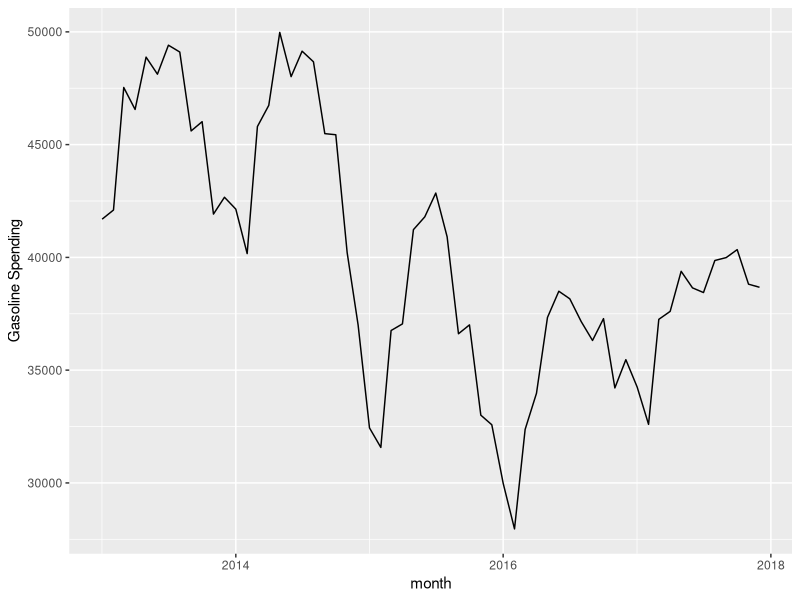
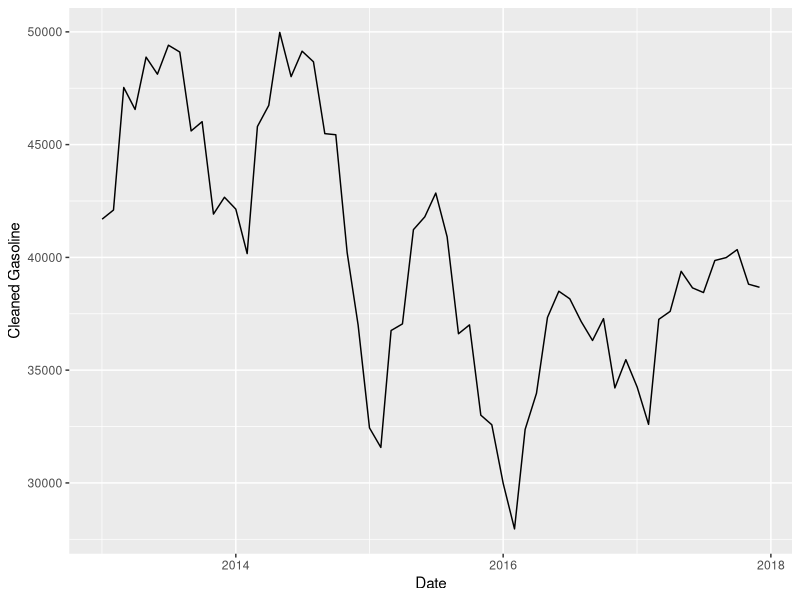

These figures' R source, in order: (Note: this script raises an error after producing the figures.)
# (1)  Load the packages needed for the analysis
library(lubridate) # to help with the date
library(ggplot2) # pretty plots
library(forecast)
library(tseries) # for time series analysis

# (2)  Bring in the raw data and take a look at it

data <- read.csv('cdma_data_gasoline.csv', stringsAsFactors = FALSE)

# class(data$TSTAMP) # View the date column class
#
# head(data) # View a bit of data
#
# data$TSTAMP <- as.POSIXlt(data$TSTAMP, format= "%m-%d-%Y") # Convert the time column to date class
#
# head(data) # Review
#
# data_ts <- ts(data, start = 2013, freq = 12) # Convert data frame to time series
#
# data_ts <- data_ts[,c(2:4)] # Adhoc af, but since proper ts object, I don't need TSTAMP field anymore
#
# # Quick look with base plot
# plot(data_ts)
# plot(aggregate(data_ts))
# boxplot(data_ts ~ cycle(data_ts))
#
# # Splt the fields up
# cdma.attepts.ts <- ts(data_ts[,1])
# gasoline.ts <- ts(data_ts[,2])
# voice.usage.ts <- ts(data_ts[,3])
#
# # test plot these values
# plot(cbind(cdma.attepts.ts, gasoline.ts, voice.usage.ts))
#
# # Any obvious correlation? Use the ITE (Interoccular Trauma Examination)!
# plot(as.vector(gasoline.ts), as.vector(voice.usage.ts),
#      xlab = 'Gasoline Consumed',
#      ylab = 'Voice Usage')
# abline(reg = lm(voice.usage.ts ~ gasoline.ts))
# cor(gasoline.ts, voice.usage.ts) # Correlation between these two series, pre-filtering

# Quick look with ggplot
data$Date <- as.Date(data$TSTAMP, "%m-%d-%Y")

ggplot(data, aes(Date, Gasoline)) +
  geom_line() +
  scale_x_date('month') +
  ylab("Gasoline Spending") +
  xlab("")

# Impute missing values in the CDMA Voice Attempts field
gasoline_ts <- ts(data[, c('Gasoline')])

data$clean_gasoline <- tsclean(gasoline_ts)

ggplot() +
  geom_line(data = data, aes(x = Date, y = clean_gasoline)) +
  ylab('Cleaned Gasoline')

# Smoothing the series (moving average) - use the clean data, no outliers
data$clean_gasoline_ma <- ma(data$clean_gasoline, order = 12)
data$clean_gasoline_ma60 <- ma(data$clean_gasoline, order = 60)

ggplot() +
  geom_line(data = data, aes(x = Date, y = clean_gasoline, colour = "Gasoline Spending")) +
  geom_line(data = data, aes(x = Date, y = clean_gasoline_ma, colour = "Monthly Moving Average")) +
  geom_line(data = data, aes(x = Date, y = clean_gasoline_ma30, colour = "Freq 60 Moving Average")) +
  ylab('Gasoline Spending')

## Decomposing the time series data

# Calculate the seasonal component with stl(), which uses smoothing, and subtract the
# seasonality from the original -> NOTE! Not enough periodicity for this...
clean_gasoline_ma <- ts(na.omit(data$clean_gasoline_ma), frequency = 12)
decomp <- stl(clean_gasoline_ma, s.window = "periodic")
deseasonal_gas <- seasadj(decomp)
plot(decomp)


# Test for stationarity with Augmented Dickey-Fuller (ADF) test
adf.test(clean_gasoline_ma, alternative = 'stationary')

# Autocorrelations and Choosing the model's order
Acf(clean_gasoline_ma, main='')
Pacf(clean_gasoline_ma, main='')

gas_d1 = diff(deseasonal_gas, differences = 1)
plot(gas_d1)
adf.test(gas_d1, alternative = "stationary")

# Autocorrelation again
Acf(gas_d1, main='ACF for Differenced Series')
Pacf(gas_d1, main='PACF for Differenced Series')

# (6) Fitting the ARIMA model
auto.arima(deseasonal_gas, seasonal=FALSE)

# (7) Evaluate and Iterate
fit <- auto.arima(deseasonal_gas, seasonal=TRUE)
tsdisplay(residuals(fit), lag.max=45, main='(0,2,0) Model Residuals')

fcast <- forecast(fit, h=30)
plot(fcast)
